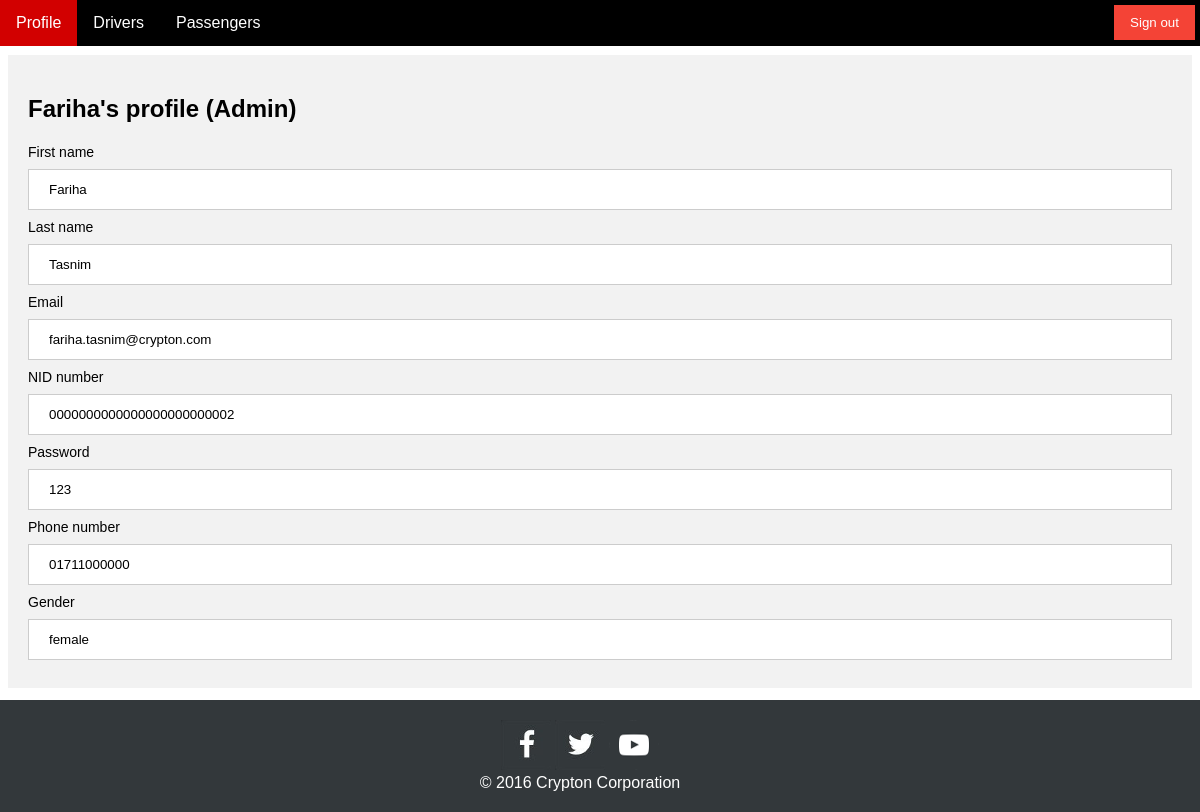
Screenshot of /CryptonCNGMS/admin-profile.php (signed in) with the database file from the repository.
### tables this page shows
CREATE TABLE `users` (
  `uid` varchar(25) NOT NULL,
  `utype` varchar(15) NOT NULL,
  `fname` varchar(35) NOT NULL,
  `lname` varchar(35) NOT NULL,
  `email` varchar(35) NOT NULL,
  `password` varchar(50) NOT NULL,
  `gender` varchar(10) NOT NULL,
  `phone` varchar(30) NOT NULL
);

### CryptonCNGMS/admin-profile.php (the view, shortened to what this page needs)
<!DOCTYPE html>
<html>
	<head>
		<link rel="stylesheet" href="resources/css/styles.css">
	</head>
	<body>
		<header class="header">
			<nav-bar>
				<nav-item><a class="active" href="admin-profile.php">Profile</a></nav-item>
				<nav-item><a href="drivers-for-admin.php">Drivers</a></nav-item>
				<nav-item><a href="passengers-for-admin.php">Passengers</a></nav-item>
				<nav-item style="float:right"><button onclick="location.href='index.php'" style="margin: 5px 5px 5px 0px;background-color: #f44336">Sign out</button></nav-item>
			</nav-bar>
		</header>
		<div class="registration-form">
			<?php
				$hostname = "localhost";
				$username = "root";
				$password = "";
				$db_name = "cryptoncngms";
				$connect = mysql_connect($hostname, $username, $password);
				if ($connect) {
					$select_db = mysql_select_db($db_name);
					$uid = $_SESSION["uid"];
					if ($select_db) {
						$query = "SELECT * FROM cryptoncngms.users WHERE cryptoncngms.users.uid = '$uid' and cryptoncngms.users.utype = 'admin'";
						$result = mysql_query($query);
						if ($result) {
							while ($row = mysql_fetch_array ($result)){
								?>
									<h2><?php echo $row['fname'] . "'s profile (Admin)"; ?></h2>
									<form id="admin-profile-form" name="admin-profile-form" action="admin-profile.php" method="get">
										<label>First name</label>
										<input type="text" placeholder="Enter your first name" name="fname" value="<?php echo $row['fname']; ?>" readonly>
										<label>Last name</label>
										<input type="text" placeholder="Enter your last name" name="lname" value="<?php echo $row['lname']; ?>" readonly>
										<label>Email</label>
										<input type="text" placeholder="Enter your email" name="email" value="<?php echo $row['email']; ?>" readonly>
										<label>NID number</label>
										<input type="text" placeholder="Enter your national id number" value="<?php echo $row['uid']; ?>" name="nid" readonly>
										<label>Password</label>
										<input type="text" placeholder="Enter a password" name="password" value="<?php echo $row['password']; ?>" readonly>
										<label>Phone number</label>
										<input type="text" placeholder="Enter your phone number" name="phone" value="<?php echo $row['phone']; ?>" readonly>
										<label>Gender</label>
										<input type="text" placeholder="Enter your gender" name="phone" value="<?php echo $row['gender']; ?>" readonly>
									</form>
								<?php
							}
						} else {
							echo mysql_error();
						}
					}
					else {
						echo mysql_error();
					}
				}
				else {
					echo mysql_error();
				}
			?>
		</div>
		<footer style="top: 700px">
			<a target="_blank" title="Find us on Facebook" href="https://www.facebook.com"><img alt="facebook" src="resources/images/facebook.png" height="50px"></a>
			<a target="_blank" title="Follow us on Twitter" href="https://www.twitter.com"><img alt="twitter" src="resources/images/twitter.png" height="50px"></a>
			<a target="_blank" title="Subscribe to our YouTube channel" href="https://www.youtube.com"><img alt="twitter" src="resources/images/youtube.png" height="50px"></a>
			<center>© 2016 Crypton Corporation</center>
		</footer>
	</body>
</html>

### CryptonCNGMS/resources/css/styles.css (style rules this page uses)
html * { font-family: Arial !important; }
.header, .header-home { top: 0px; left: 0px; right: 0px; padding: 0px; margin: 0px; margin-left: 0px; margin-right: 0px; position: absolute; }
nav-bar { display: block; background-color: #000000; overflow: auto; }
nav-item { float: left; }
nav-item a { display: block; color: #ffffff; text-align: center; padding: 14px 16px; text-decoration: none; }
.active { background-color: #d20000; }
button { background-color: #1e90ff; color: white; padding: 10px 16px; margin: 5px 5px; border: none; cursor: pointer; }
label { font-size: 14px; }
footer { position: absolute; width: 100%; margin: 0px; padding: 20px; right: 0px; margin-right: 0px; text-align: center; background-color: #33383b; color: #ffffff; }
input[type=text], input[type=password], input[type=date], select { padding: 12px 20px; margin: 8px 0; width: 100%; display: inline-block; border: 1px solid #ccc; box-sizing: border-box; }
.registration-form { margin: 55px 0px; background-color: #f2f2f2; padding: 20px; }

### rows the page displays
users: fname "Fariha", lname "Tasnim", email "fariha.tasnim@crypton.com", nid "0000000000000000000000002", password "123", phone "01711000000", phone "female"
